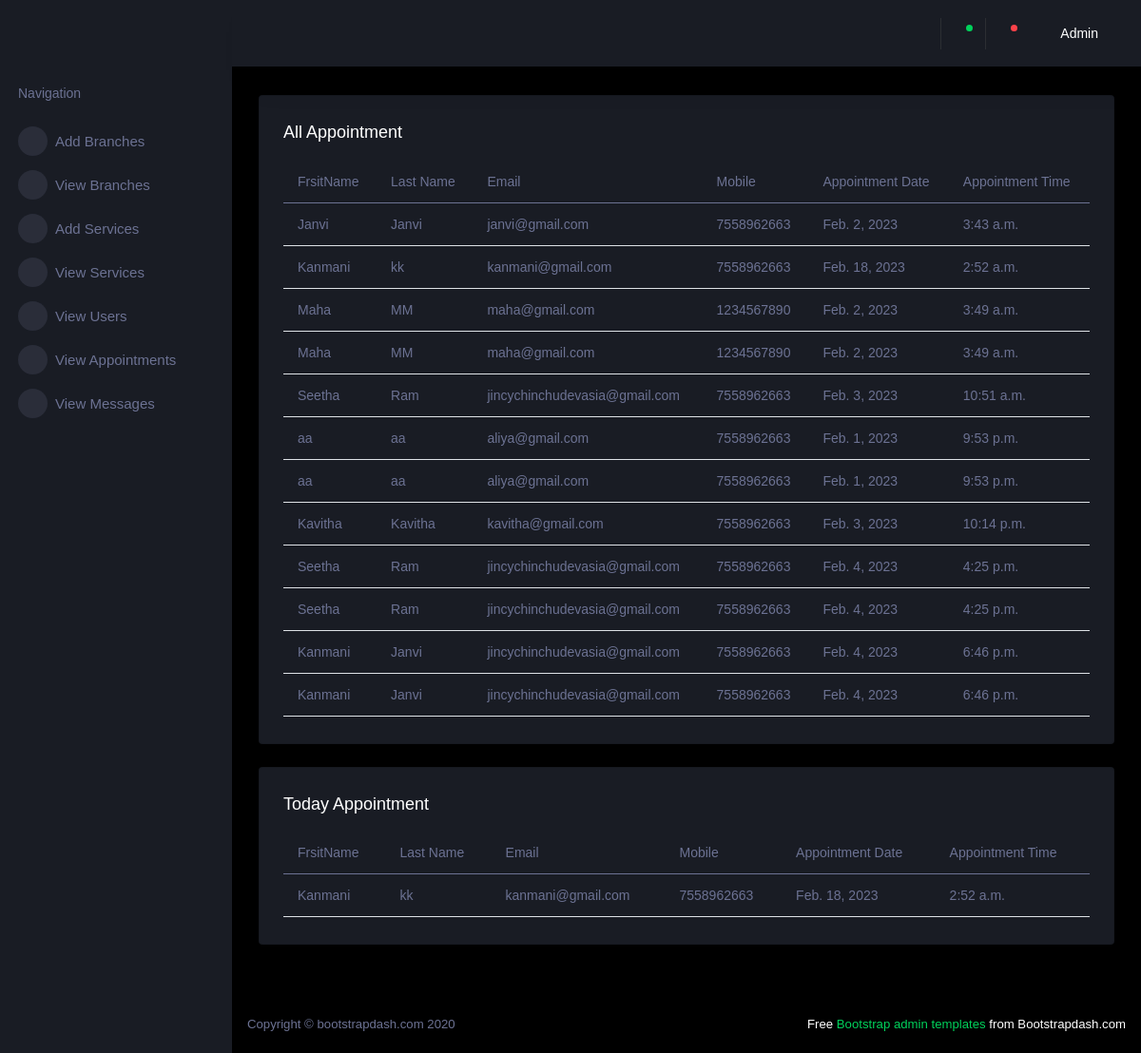
Screenshot of /view_appointments/ with the database file from the repository.
### userapp/models.py (models this page shows)
class Checkout(models.Model):
    userid = models.ForeignKey(Register,on_delete=CASCADE,null=True,blank=False)
    cartid = models.ForeignKey(Cart,on_delete=CASCADE,null=True,blank=False)
    date = models.DateField(blank=True, null=True)
    time = models.TimeField(blank=True, null=True)
    fname = models.CharField(max_length=255,blank=False,null=True)
    lname = models.CharField(max_length=255,blank=False,null=True)
    email = models.EmailField(blank=False,null=True)
    mobile = models.IntegerField(blank=False,null=True)

### adminapp/views.py (the view)
# urls.py: path('view_appointments/', views.view_appointments, name='view_appointments'),
def view_appointments(request):
    obj = Checkout.objects.all()
    today = datetime.today().date()
    print(today)
    obj2 = Checkout.objects.filter(date=today)
    print(obj2)
    return render(request, 'view_appointments.html',{'obj':obj, 'obj2':obj2})

### adminapp/templates/view_appointments.html
{% extends 'adminindex.html' %}
{% block content %}
            <div class="row">
              <div class="col-lg-12 grid-margin stretch-card">
                <div class="card">
                  <div class="card-body">
                    <h4 class="card-title">All appointment</h4>
                    <div class="table-responsive">
                      <table class="table">
                        <thead>
                          <tr>
                            <th>FrsitName</th>
                            <th>Last Name</th>
                            <th>Email</th>
                            <th>Mobile</th>
                            <th>Appointment Date</th>
                            <th>Appointment Time</th>
                          </tr>
                        </thead>
                        <tbody>
                      {% for i in obj %}
                          <tr>
                            <td>{{i.fname}}</td>
                            <td>{{i.lname}}</td>
                            <td>{{i.email}}</td>
                            <td>{{i.mobile}}</td>
                            <td>{{i.date}}</td>
                            <td>{{i.time}}</td>
                          </tr>
                        {% endfor %}
                        </tbody>
                      </table>
                    </div>
                  </div>
                </div>
              </div>
            </div>
            <div class="row">
              <div class="col-lg-12 grid-margin stretch-card">
                <div class="card">
                  <div class="card-body">
                    <h4 class="card-title">Today appointment</h4>
                    <div class="table-responsive">
                      <table class="table">
                        <thead>
                          <tr>
                            <th>FrsitName</th>
                            <th>Last Name</th>
                            <th>Email</th>
                            <th>Mobile</th>
                            <th>Appointment Date</th>
                            <th>Appointment Time</th>
                          </tr>
                        </thead>
                        <tbody>
                      {% for i in obj2 %}
                          <tr>
                            <td>{{i.fname}}</td>
                            <td>{{i.lname}}</td>
                            <td>{{i.email}}</td>
                            <td>{{i.mobile}}</td>
                            <td>{{i.date}}</td>
                            <td>{{i.time}}</td>
                          </tr>
                        {% endfor %}
                        </tbody>
                      </table>
                    </div>
                  </div>
                </div>
              </div>
            </div>
          {% endblock %}

### rows the page displays
Checkout: fname "Janvi", lname "Janvi", email "janvi@gmail.com", mobile "7558962663", date "Feb. 2, 2023", time "3:43 a.m."
Checkout: fname "Kanmani", lname "kk", email "kanmani@gmail.com", mobile "7558962663", date "Feb. 18, 2023", time "2:52 a.m."
Checkout: fname "Maha", lname "MM", email "maha@gmail.com", mobile "1234567890", date "Feb. 2, 2023", time "3:49 a.m."
Checkout: fname "Maha", lname "MM", email "maha@gmail.com", mobile "1234567890", date "Feb. 2, 2023", time "3:49 a.m."
Checkout: fname "Seetha", lname "Ram", email "jincychinchudevasia@gmail.com", mobile "7558962663", date "Feb. 3, 2023", time "10:51 a.m."
Checkout: fname "aa", lname "aa", email "aliya@gmail.com", mobile "7558962663", date "Feb. 1, 2023", time "9:53 p.m."
Checkout: fname "aa", lname "aa", email "aliya@gmail.com", mobile "7558962663", date "Feb. 1, 2023", time "9:53 p.m."
Checkout: fname "Kavitha", lname "Kavitha", email "kavitha@gmail.com", mobile "7558962663", date "Feb. 3, 2023", time "10:14 p.m."
Checkout: fname "Seetha", lname "Ram", email "jincychinchudevasia@gmail.com", mobile "7558962663", date "Feb. 4, 2023", time "4:25 p.m."
Checkout: fname "Seetha", lname "Ram", email "jincychinchudevasia@gmail.com", mobile "7558962663", date "Feb. 4, 2023", time "4:25 p.m."
Checkout: fname "Kanmani", lname "Janvi", email "jincychinchudevasia@gmail.com", mobile "7558962663", date "Feb. 4, 2023", time "6:46 p.m."
Checkout: fname "Kanmani", lname "Janvi", email "jincychinchudevasia@gmail.com", mobile "7558962663", date "Feb. 4, 2023", time "6:46 p.m."
